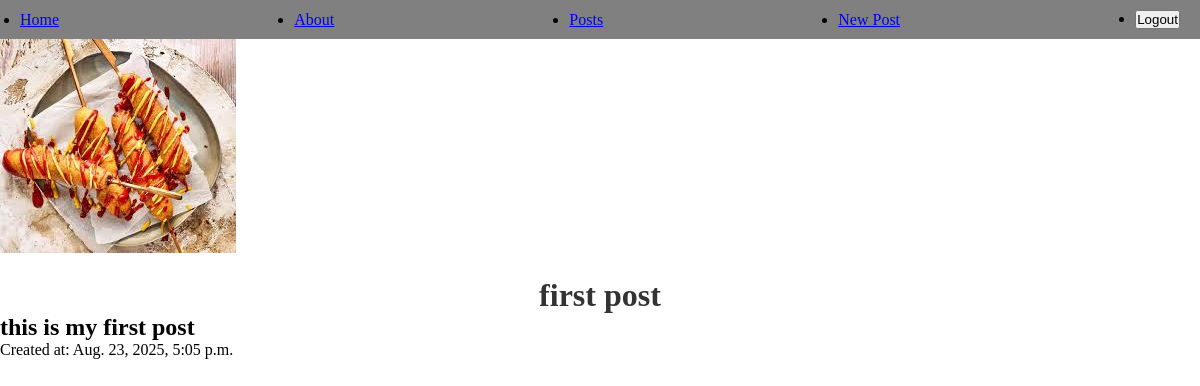
The app's page /posts/first-post (signed in) with its own data.
### posts/models.py (models this page shows, shortened)
class Post(models.Model):
    title = models.CharField(max_length=100)
    body = models.TextField()
    slug = models.SlugField(unique=True)
    created_at = models.DateTimeField(auto_now_add=True)
    banner = models.ImageField(default="default.jpg", blank=True)
    author = models.ForeignKey(User, on_delete=models.CASCADE, default=None)

### posts/views.py (the view)
# urls.py: path("<slug:slug>", views.post_detail, name='detail'),
def post_detail(request, slug):
    post = Post.objects.get(slug=slug)
    return render(request, 'posts/post.html', {'post': post})

### posts/templates/posts/post.html (shortened to what this page needs)
{% extends 'layout.html' %}
{% block content %}
<section>
    <img src="{{ post.banner.url }}" alt="{{post.title}}" />
    <h1>{{ post.title }}</h1>
    <h2>{{ post.body }}</h2>
    <p>Created at: {{ post.created_at }}</p>
</section>
{% endblock %}

### static/css/style.css (style rules this page uses)
* { margin: 0; padding: 0; box-sizing: border-box; }
h1 { font-size: 2rem; color: #333; text-align: center; margin-top: 20px; }

### records on screen
Post: banner (picture), title "first post", body "this is my first post", created_at "Aug. 23, 2025, 5:05 p.m."
